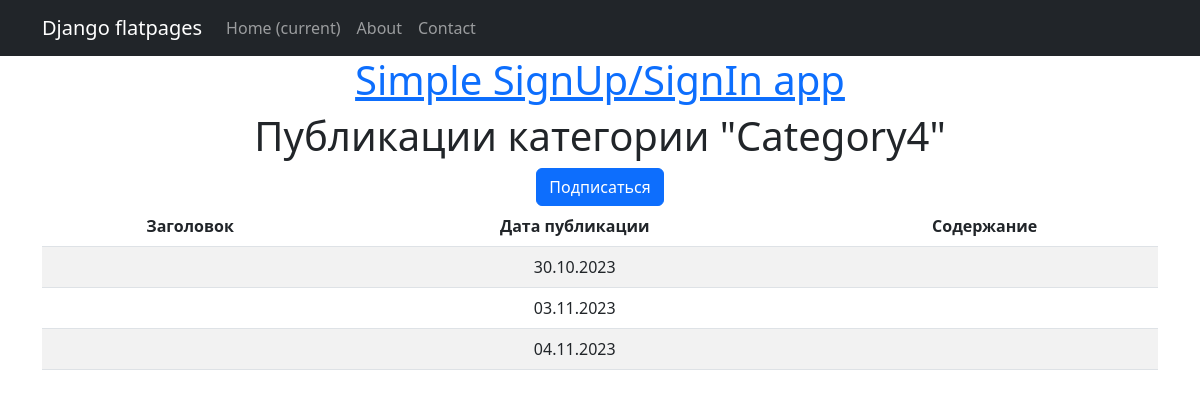
Screenshot of /categories/4/ with the database file from the repository.
### news/models.py (models this page shows, shortened)
class Category(models.Model):
    category_name = models.CharField(max_length = 255,
                                     unique = True)
    subscribers = models.ManyToManyField(User, through='CategorySubscribers')

class Post(models.Model):
    news = 'NW'
    article = 'AR'
    POST_TYPES = [
        (article, 'Статья'),
        (news, 'Новость')
        ]
    post_author = models.ForeignKey('Author', on_delete = models.CASCADE, verbose_name='Автор')
    post_type = models.CharField(max_length = 2,
                                 choices = POST_TYPES,
                                 default = news, verbose_name='Тип')
    post_time = models.DateTimeField(auto_now_add = True, verbose_name='Дата создания')
    post_category = models.ManyToManyField('Category', through = 'PostCategory', verbose_name='Категория')
    post_name = models.CharField(max_length = 255, verbose_name='Заголовок')
    post_text = models.TextField(verbose_name='Содержание публикации')
    post_rating = models.IntegerField(default = 0, verbose_name='Рейтинг статьи')
    def get_absolute_url(self):
        return reverse('post_detail', args=[int(self.pk)])

### news/views.py (the view)
# urls.py: path('categories/<int:pk>/', PostByCategoryListView.as_view(), name='post_by_category'),
class PostByCategoryListView(ListView):
    model = Post
    template_name = 'post_list_by_category.html'
    context_object_name = 'posts'
    paginate = 10
    def get_queryset(self):
        self.category = Category.objects.get(pk=self.kwargs['pk'])
        queryset = Post.objects.all().filter(post_category__pk=self.category.pk)
        return queryset
    def get_context_data(self, **kwargs):
        context = super().get_context_data(**kwargs)
        context['category_name'] = self.category.category_name
        context['is_not_subscribed'] = self.request.user not in self.category.subscribers.all()
        context['category'] = self.category
        return context

### news/templatetags/custom_filters.py (called while the page is built)
@register.filter(name='censor')
def censor(value):
    censored = profanity.censor(value, '*')
    return censored

### templates/post_list_by_category.html (shortened to what this page needs)
{% extends 'flatpages/default.html' %}
{% load custom_filters %}
{% block content %}
{% if posts %}
<h1>Публикации категории "{{ category_name }}"</h1>
{% if is_not_subscribed %}
    <a class="btn btn-primary" href="{% url 'subscribe' category.pk %}">Подписаться</a>
{% else %}
    <p>Вы подписаны на данную категорию.</p>
{% endif %}
<table class="table table-striped table-hover">
    <thead>
        <th scope="col">Заголовок</th>
        <th scope="col">Дата публикации</th>
        <th scope="col">Содержание</th>
    </thead>
    {% for post in posts %}
    <tr>
        <td><a href="{{ post.get_absolute_url }}">{{ post.post_name|censor }}</a></td>
        <td>{{ post.post_time|date:'d.m.Y' }}</td>
        <td>{{ post.post_text|truncatechars:50|censor }}</td>
    </tr>
    {% endfor %}
</table>
{% else %}
<h2>Статей нет!</h2>
{% endif %}
{% endblock content %}

### rows the page displays
Category: category_name "Category4"
Post: post_time "30.10.2023"
Post: post_time "03.11.2023"
Post: post_time "04.11.2023"
